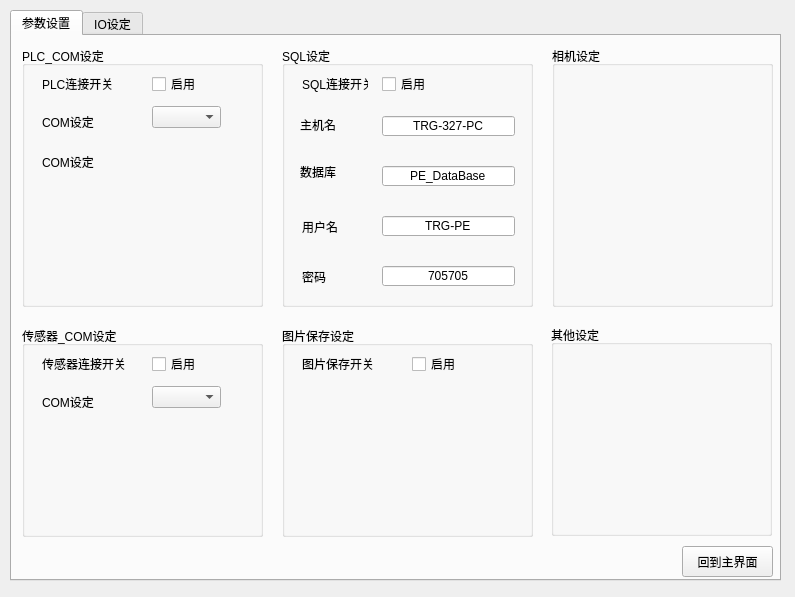
<?xml version="1.0" encoding="UTF-8"?>
<ui version="4.0">
 <class>TRG</class>
 <widget class="QMainWindow" name="TRG">
  <property name="geometry">
   <rect>
    <x>0</x>
    <y>0</y>
    <width>795</width>
    <height>597</height>
   </rect>
  </property>
  <property name="windowTitle">
   <string>setting</string>
  </property>
  <widget class="QWidget" name="centralwidget">
   <widget class="QTabWidget" name="tabWidget">
    <property name="geometry">
     <rect>
      <x>10</x>
      <y>10</y>
      <width>771</width>
      <height>571</height>
     </rect>
    </property>
    <property name="currentIndex">
     <number>0</number>
    </property>
    <widget class="QWidget" name="tab">
     <attribute name="title">
      <string>参数设置</string>
     </attribute>
     <widget class="QGroupBox" name="groupBox">
      <property name="geometry">
       <rect>
        <x>10</x>
        <y>10</y>
        <width>241</width>
        <height>261</height>
       </rect>
      </property>
      <property name="title">
       <string>PLC_COM设定</string>
      </property>
      <widget class="QLabel" name="label">
       <property name="geometry">
        <rect>
         <x>20</x>
         <y>30</y>
         <width>71</width>
         <height>16</height>
        </rect>
       </property>
       <property name="text">
        <string>PLC连接开关</string>
       </property>
      </widget>
      <widget class="QLabel" name="label_2">
       <property name="geometry">
        <rect>
         <x>20</x>
         <y>70</y>
         <width>54</width>
         <height>12</height>
        </rect>
       </property>
       <property name="text">
        <string>COM设定</string>
       </property>
      </widget>
      <widget class="QLabel" name="label_3">
       <property name="geometry">
        <rect>
         <x>20</x>
         <y>110</y>
         <width>54</width>
         <height>12</height>
        </rect>
       </property>
       <property name="text">
        <string>COM设定</string>
       </property>
      </widget>
      <widget class="QCheckBox" name="checkBox">
       <property name="geometry">
        <rect>
         <x>130</x>
         <y>30</y>
         <width>71</width>
         <height>16</height>
        </rect>
       </property>
       <property name="text">
        <string>启用</string>
       </property>
      </widget>
      <widget class="QComboBox" name="comboBox">
       <property name="geometry">
        <rect>
         <x>130</x>
         <y>60</y>
         <width>69</width>
         <height>22</height>
        </rect>
       </property>
      </widget>
     </widget>
     <widget class="QGroupBox" name="groupBox_2">
      <property name="geometry">
       <rect>
        <x>10</x>
        <y>290</y>
        <width>241</width>
        <height>211</height>
       </rect>
      </property>
      <property name="title">
       <string>传感器_COM设定</string>
      </property>
      <widget class="QLabel" name="label_9">
       <property name="geometry">
        <rect>
         <x>20</x>
         <y>30</y>
         <width>91</width>
         <height>16</height>
        </rect>
       </property>
       <property name="text">
        <string>传感器连接开关</string>
       </property>
      </widget>
      <widget class="QCheckBox" name="checkBox_3">
       <property name="geometry">
        <rect>
         <x>130</x>
         <y>30</y>
         <width>71</width>
         <height>16</height>
        </rect>
       </property>
       <property name="text">
        <string>启用</string>
       </property>
      </widget>
      <widget class="QLabel" name="label_10">
       <property name="geometry">
        <rect>
         <x>20</x>
         <y>70</y>
         <width>54</width>
         <height>12</height>
        </rect>
       </property>
       <property name="text">
        <string>COM设定</string>
       </property>
      </widget>
      <widget class="QComboBox" name="comboBox_2">
       <property name="geometry">
        <rect>
         <x>130</x>
         <y>60</y>
         <width>69</width>
         <height>22</height>
        </rect>
       </property>
      </widget>
     </widget>
     <widget class="QGroupBox" name="groupBox_3">
      <property name="geometry">
       <rect>
        <x>270</x>
        <y>10</y>
        <width>251</width>
        <height>261</height>
       </rect>
      </property>
      <property name="title">
       <string>SQL设定</string>
      </property>
      <widget class="QLabel" name="label_4">
       <property name="geometry">
        <rect>
         <x>20</x>
         <y>30</y>
         <width>66</width>
         <height>16</height>
        </rect>
       </property>
       <property name="text">
        <string>SQL连接开关</string>
       </property>
      </widget>
      <widget class="QLabel" name="label_5">
       <property name="geometry">
        <rect>
         <x>18</x>
         <y>68</y>
         <width>41</width>
         <height>21</height>
        </rect>
       </property>
       <property name="text">
        <string>主机名</string>
       </property>
      </widget>
      <widget class="QLabel" name="label_6">
       <property name="geometry">
        <rect>
         <x>18</x>
         <y>115</y>
         <width>41</width>
         <height>21</height>
        </rect>
       </property>
       <property name="text">
        <string>数据库</string>
       </property>
      </widget>
      <widget class="QLabel" name="label_7">
       <property name="geometry">
        <rect>
         <x>20</x>
         <y>170</y>
         <width>41</width>
         <height>21</height>
        </rect>
       </property>
       <property name="text">
        <string>用户名</string>
       </property>
      </widget>
      <widget class="QLabel" name="label_8">
       <property name="geometry">
        <rect>
         <x>20</x>
         <y>220</y>
         <width>41</width>
         <height>21</height>
        </rect>
       </property>
       <property name="text">
        <string>密码</string>
       </property>
      </widget>
      <widget class="QCheckBox" name="checkBox_2">
       <property name="geometry">
        <rect>
         <x>100</x>
         <y>30</y>
         <width>47</width>
         <height>16</height>
        </rect>
       </property>
       <property name="text">
        <string>启用</string>
       </property>
      </widget>
      <widget class="QLineEdit" name="lineEdit">
       <property name="geometry">
        <rect>
         <x>100</x>
         <y>70</y>
         <width>133</width>
         <height>20</height>
        </rect>
       </property>
       <property name="inputMask">
        <string>TRG-327-PC</string>
       </property>
       <property name="alignment">
        <set>Qt::AlignCenter</set>
       </property>
      </widget>
      <widget class="QLineEdit" name="lineEdit_2">
       <property name="geometry">
        <rect>
         <x>100</x>
         <y>120</y>
         <width>133</width>
         <height>20</height>
        </rect>
       </property>
       <property name="inputMask">
        <string/>
       </property>
       <property name="text">
        <string>PE_DataBase</string>
       </property>
       <property name="alignment">
        <set>Qt::AlignCenter</set>
       </property>
      </widget>
      <widget class="QLineEdit" name="lineEdit_3">
       <property name="geometry">
        <rect>
         <x>100</x>
         <y>170</y>
         <width>133</width>
         <height>20</height>
        </rect>
       </property>
       <property name="inputMask">
        <string>TRG-PE</string>
       </property>
       <property name="alignment">
        <set>Qt::AlignCenter</set>
       </property>
      </widget>
      <widget class="QLineEdit" name="lineEdit_4">
       <property name="geometry">
        <rect>
         <x>100</x>
         <y>220</y>
         <width>133</width>
         <height>20</height>
        </rect>
       </property>
       <property name="inputMask">
        <string>705705</string>
       </property>
       <property name="text">
        <string>705705</string>
       </property>
       <property name="alignment">
        <set>Qt::AlignCenter</set>
       </property>
      </widget>
     </widget>
     <widget class="QGroupBox" name="groupBox_4">
      <property name="geometry">
       <rect>
        <x>270</x>
        <y>290</y>
        <width>251</width>
        <height>211</height>
       </rect>
      </property>
      <property name="title">
       <string>图片保存设定</string>
      </property>
      <widget class="QCheckBox" name="checkBox_4">
       <property name="geometry">
        <rect>
         <x>130</x>
         <y>30</y>
         <width>71</width>
         <height>16</height>
        </rect>
       </property>
       <property name="text">
        <string>启用</string>
       </property>
      </widget>
      <widget class="QLabel" name="label_11">
       <property name="geometry">
        <rect>
         <x>20</x>
         <y>30</y>
         <width>91</width>
         <height>16</height>
        </rect>
       </property>
       <property name="text">
        <string>图片保存开关</string>
       </property>
      </widget>
     </widget>
     <widget class="QGroupBox" name="groupBox_5">
      <property name="geometry">
       <rect>
        <x>540</x>
        <y>10</y>
        <width>221</width>
        <height>261</height>
       </rect>
      </property>
      <property name="title">
       <string>相机设定</string>
      </property>
     </widget>
     <widget class="QGroupBox" name="groupBox_6">
      <property name="geometry">
       <rect>
        <x>539</x>
        <y>289</y>
        <width>221</width>
        <height>211</height>
       </rect>
      </property>
      <property name="title">
       <string>其他设定</string>
      </property>
     </widget>
     <widget class="QPushButton" name="pushButton">
      <property name="geometry">
       <rect>
        <x>670</x>
        <y>510</y>
        <width>91</width>
        <height>31</height>
       </rect>
      </property>
      <property name="text">
       <string>回到主界面</string>
      </property>
     </widget>
    </widget>
    <widget class="QWidget" name="tab2">
     <attribute name="title">
      <string>IO设定</string>
     </attribute>
     <widget class="QLineEdit" name="lineEdit_5">
      <property name="geometry">
       <rect>
        <x>320</x>
        <y>10</y>
        <width>181</width>
        <height>301</height>
       </rect>
      </property>
      <property name="text">
       <string>三菱PLC-FX3S</string>
      </property>
      <property name="alignment">
       <set>Qt::AlignCenter</set>
      </property>
     </widget>
     <widget class="QLineEdit" name="lineEdit_6">
      <property name="geometry">
       <rect>
        <x>320</x>
        <y>370</y>
        <width>181</width>
        <height>81</height>
       </rect>
      </property>
      <property name="layoutDirection">
       <enum>Qt::LeftToRight</enum>
      </property>
      <property name="text">
       <string>威纶通MT8072IP触摸屏</string>
      </property>
      <property name="alignment">
       <set>Qt::AlignCenter</set>
      </property>
     </widget>
     <widget class="QLineEdit" name="lineEdit_7">
      <property name="geometry">
       <rect>
        <x>320</x>
        <y>460</y>
        <width>181</width>
        <height>81</height>
       </rect>
      </property>
      <property name="layoutDirection">
       <enum>Qt::LeftToRight</enum>
      </property>
      <property name="text">
       <string>modbusRTU</string>
      </property>
      <property name="alignment">
       <set>Qt::AlignCenter</set>
      </property>
     </widget>
     <widget class="QLineEdit" name="lineEdit_8">
      <property name="geometry">
       <rect>
        <x>10</x>
        <y>10</y>
        <width>191</width>
        <height>531</height>
       </rect>
      </property>
      <property name="text">
       <string>电脑主机</string>
      </property>
      <property name="alignment">
       <set>Qt::AlignCenter</set>
      </property>
     </widget>
     <widget class="Line" name="line">
      <property name="geometry">
       <rect>
        <x>200</x>
        <y>80</y>
        <width>118</width>
        <height>3</height>
       </rect>
      </property>
      <property name="orientation">
       <enum>Qt::Horizontal</enum>
      </property>
     </widget>
     <widget class="Line" name="line_2">
      <property name="geometry">
       <rect>
        <x>200</x>
        <y>500</y>
        <width>118</width>
        <height>3</height>
       </rect>
      </property>
      <property name="orientation">
       <enum>Qt::Horizontal</enum>
      </property>
     </widget>
     <widget class="Line" name="line_3">
      <property name="geometry">
       <rect>
        <x>500</x>
        <y>40</y>
        <width>81</width>
        <height>16</height>
       </rect>
      </property>
      <property name="orientation">
       <enum>Qt::Horizontal</enum>
      </property>
     </widget>
     <widget class="QLabel" name="label_12">
      <property name="geometry">
       <rect>
        <x>230</x>
        <y>60</y>
        <width>54</width>
        <height>12</height>
       </rect>
      </property>
      <property name="text">
       <string>mini-USB</string>
      </property>
     </widget>
     <widget class="QLabel" name="label_13">
      <property name="geometry">
       <rect>
        <x>230</x>
        <y>480</y>
        <width>54</width>
        <height>12</height>
       </rect>
      </property>
      <property name="text">
       <string>USB-COM3</string>
      </property>
     </widget>
     <widget class="QLabel" name="label_14">
      <property name="geometry">
       <rect>
        <x>420</x>
        <y>330</y>
        <width>41</width>
        <height>16</height>
       </rect>
      </property>
      <property name="text">
       <string>RS232</string>
      </property>
     </widget>
     <widget class="Line" name="line_4">
      <property name="geometry">
       <rect>
        <x>200</x>
        <y>400</y>
        <width>121</width>
        <height>16</height>
       </rect>
      </property>
      <property name="orientation">
       <enum>Qt::Horizontal</enum>
      </property>
     </widget>
     <widget class="QLabel" name="label_15">
      <property name="geometry">
       <rect>
        <x>240</x>
        <y>390</y>
        <width>54</width>
        <height>12</height>
       </rect>
      </property>
      <property name="text">
       <string>RJ-45</string>
      </property>
     </widget>
     <widget class="QLineEdit" name="lineEdit_9">
      <property name="geometry">
       <rect>
        <x>620</x>
        <y>500</y>
        <width>113</width>
        <height>31</height>
       </rect>
      </property>
      <property name="text">
       <string>光电传感器</string>
      </property>
      <property name="alignment">
       <set>Qt::AlignCenter</set>
      </property>
     </widget>
     <widget class="Line" name="line_6">
      <property name="geometry">
       <rect>
        <x>500</x>
        <y>520</y>
        <width>118</width>
        <height>3</height>
       </rect>
      </property>
      <property name="orientation">
       <enum>Qt::Horizontal</enum>
      </property>
     </widget>
     <widget class="QLabel" name="label_16">
      <property name="geometry">
       <rect>
        <x>560</x>
        <y>500</y>
        <width>21</width>
        <height>16</height>
       </rect>
      </property>
      <property name="text">
       <string>X1</string>
      </property>
     </widget>
     <widget class="Line" name="line_5">
      <property name="geometry">
       <rect>
        <x>500</x>
        <y>280</y>
        <width>81</width>
        <height>16</height>
       </rect>
      </property>
      <property name="orientation">
       <enum>Qt::Horizontal</enum>
      </property>
     </widget>
     <widget class="QLineEdit" name="lineEdit_10">
      <property name="geometry">
       <rect>
        <x>580</x>
        <y>10</y>
        <width>81</width>
        <height>71</height>
       </rect>
      </property>
      <property name="layoutDirection">
       <enum>Qt::LeftToRight</enum>
      </property>
      <property name="text">
       <string>红灯/蜂鸣器</string>
      </property>
      <property name="alignment">
       <set>Qt::AlignCenter</set>
      </property>
     </widget>
     <widget class="QLineEdit" name="lineEdit_11">
      <property name="geometry">
       <rect>
        <x>580</x>
        <y>80</y>
        <width>81</width>
        <height>71</height>
       </rect>
      </property>
      <property name="layoutDirection">
       <enum>Qt::LeftToRight</enum>
      </property>
      <property name="text">
       <string>黄灯</string>
      </property>
      <property name="alignment">
       <set>Qt::AlignCenter</set>
      </property>
     </widget>
     <widget class="QLineEdit" name="lineEdit_12">
      <property name="geometry">
       <rect>
        <x>580</x>
        <y>150</y>
        <width>81</width>
        <height>71</height>
       </rect>
      </property>
      <property name="layoutDirection">
       <enum>Qt::LeftToRight</enum>
      </property>
      <property name="text">
       <string>绿灯</string>
      </property>
      <property name="alignment">
       <set>Qt::AlignCenter</set>
      </property>
     </widget>
     <widget class="Line" name="line_7">
      <property name="geometry">
       <rect>
        <x>200</x>
        <y>240</y>
        <width>118</width>
        <height>3</height>
       </rect>
      </property>
      <property name="orientation">
       <enum>Qt::Horizontal</enum>
      </property>
     </widget>
     <widget class="QLabel" name="label_17">
      <property name="geometry">
       <rect>
        <x>230</x>
        <y>220</y>
        <width>54</width>
        <height>12</height>
       </rect>
      </property>
      <property name="text">
       <string>USB-COM8</string>
      </property>
     </widget>
     <widget class="Line" name="line_8">
      <property name="geometry">
       <rect>
        <x>500</x>
        <y>110</y>
        <width>81</width>
        <height>16</height>
       </rect>
      </property>
      <property name="orientation">
       <enum>Qt::Horizontal</enum>
      </property>
     </widget>
     <widget class="Line" name="line_9">
      <property name="geometry">
       <rect>
        <x>500</x>
        <y>180</y>
        <width>81</width>
        <height>16</height>
       </rect>
      </property>
      <property name="orientation">
       <enum>Qt::Horizontal</enum>
      </property>
     </widget>
     <widget class="QLabel" name="label_18">
      <property name="geometry">
       <rect>
        <x>530</x>
        <y>30</y>
        <width>21</width>
        <height>16</height>
       </rect>
      </property>
      <property name="text">
       <string>Y13</string>
      </property>
     </widget>
     <widget class="QLabel" name="label_19">
      <property name="geometry">
       <rect>
        <x>530</x>
        <y>100</y>
        <width>21</width>
        <height>16</height>
       </rect>
      </property>
      <property name="text">
       <string>Y15</string>
      </property>
     </widget>
     <widget class="QLabel" name="label_20">
      <property name="geometry">
       <rect>
        <x>530</x>
        <y>170</y>
        <width>21</width>
        <height>16</height>
       </rect>
      </property>
      <property name="text">
       <string>Y14</string>
      </property>
     </widget>
     <widget class="Line" name="line_10">
      <property name="geometry">
       <rect>
        <x>410</x>
        <y>310</y>
        <width>3</width>
        <height>61</height>
       </rect>
      </property>
      <property name="orientation">
       <enum>Qt::Vertical</enum>
      </property>
     </widget>
     <widget class="QLabel" name="label_21">
      <property name="geometry">
       <rect>
        <x>230</x>
        <y>90</y>
        <width>54</width>
        <height>12</height>
       </rect>
      </property>
      <property name="text">
       <string>程序烧录</string>
      </property>
     </widget>
     <widget class="QLabel" name="label_22">
      <property name="geometry">
       <rect>
        <x>230</x>
        <y>250</y>
        <width>61</width>
        <height>20</height>
       </rect>
      </property>
      <property name="text">
       <string>modbus通讯</string>
      </property>
     </widget>
    </widget>
   </widget>
  </widget>
 </widget>
 <resources/>
 <connections/>
</ui>
